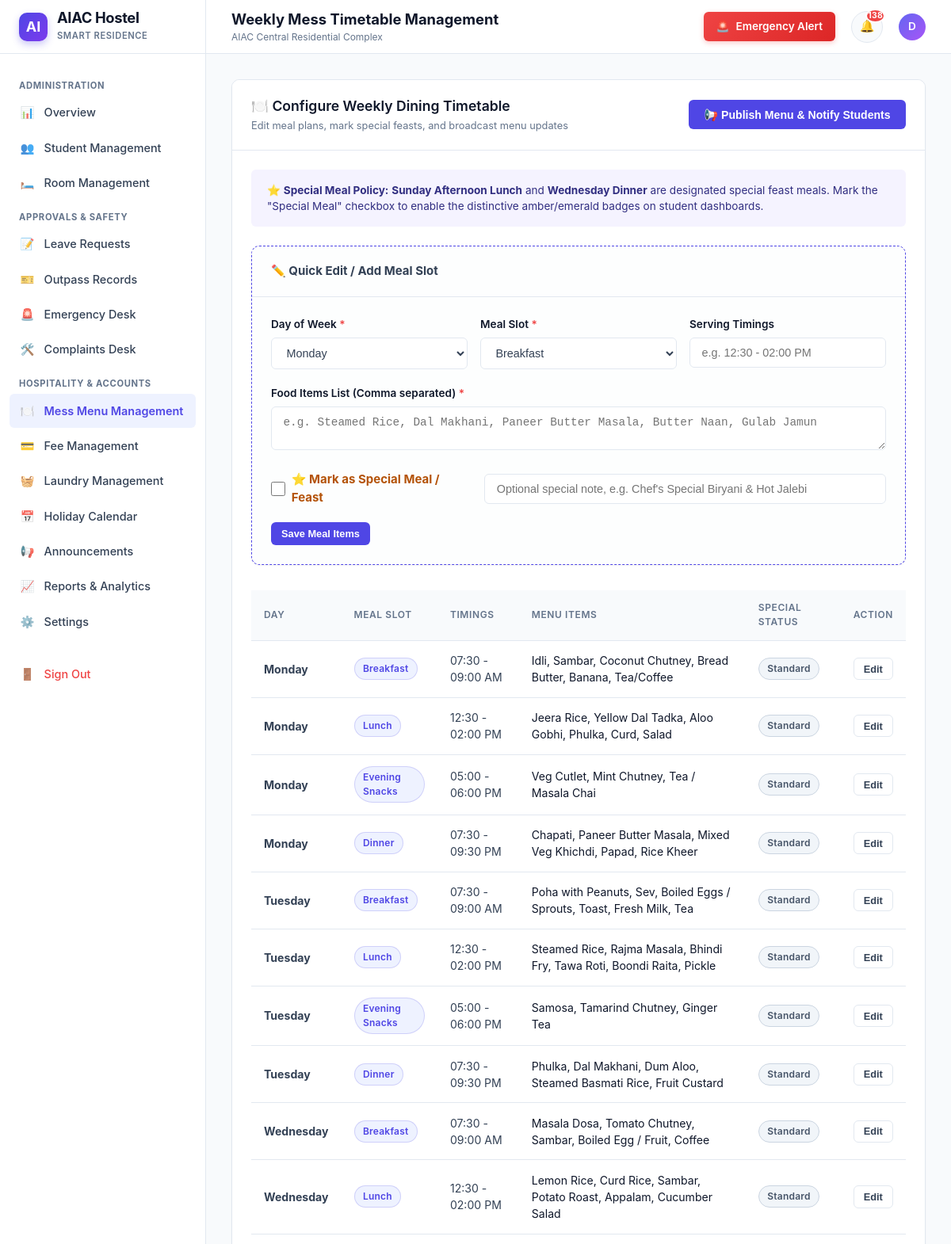
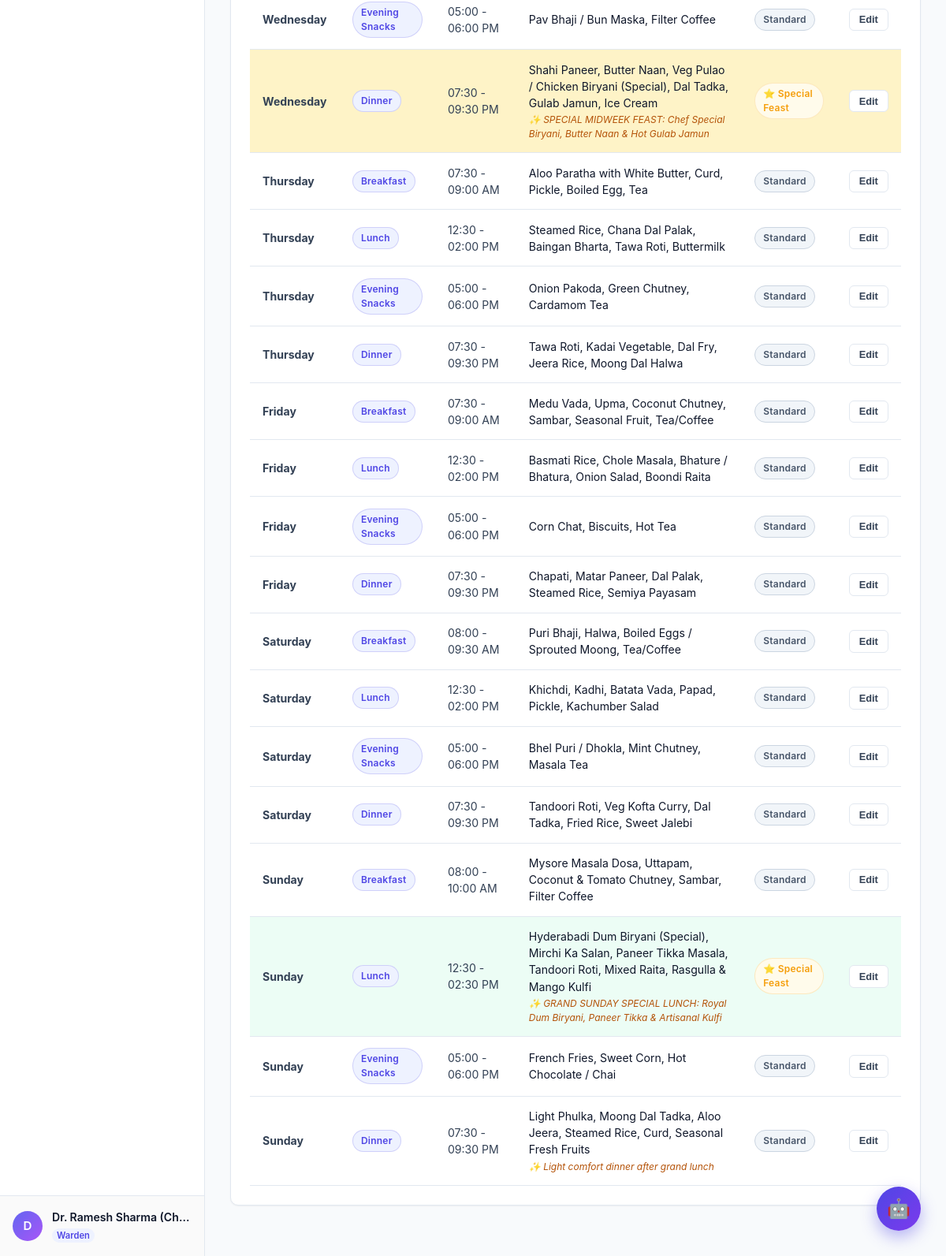
Page /warden/mess-menu (signed in) on the committed database (2 pictures, top to bottom).
### tables this page shows
CREATE TABLE users (
        id INTEGER PRIMARY KEY AUTOINCREMENT,
        name TEXT NOT NULL,
        email TEXT NOT NULL UNIQUE,
        password_hash TEXT NOT NULL,
        role TEXT NOT NULL DEFAULT 'student',
        hostel_block TEXT,
        academic_year TEXT,
        room_id INTEGER,
        phone TEXT,
        status TEXT DEFAULT 'active',
        created_at TIMESTAMP DEFAULT CURRENT_TIMESTAMP,
        updated_at TIMESTAMP DEFAULT CURRENT_TIMESTAMP, student_id TEXT, department TEXT, guardian_name TEXT, guardian_phone TEXT, room_number TEXT, room_type TEXT,
        FOREIGN KEY (room_id) REFERENCES rooms(id) ON DELETE SET NULL
    );

CREATE TABLE system_settings (
        key TEXT PRIMARY KEY,
        value TEXT NOT NULL,
        description TEXT
    );

CREATE TABLE mess_menus (
        id INTEGER PRIMARY KEY AUTOINCREMENT,
        day_of_week TEXT NOT NULL,
        meal_type TEXT NOT NULL,
        timing TEXT,
        items TEXT NOT NULL,
        is_special INTEGER DEFAULT 0,
        special_note TEXT,
        published_by INTEGER,
        updated_at TIMESTAMP DEFAULT CURRENT_TIMESTAMP,
        FOREIGN KEY (published_by) REFERENCES users(id) ON DELETE SET NULL,
        UNIQUE (day_of_week, meal_type)
    );

### app.py (the view, shortened to what this page needs)
@app.route('/warden/mess-menu', methods=['GET', 'POST'])
@login_required
@warden_required
def warden_mess_menu():
    conn = database.get_db()
    menu_rows = conn.execute('''
        SELECT * FROM mess_menus ORDER BY
        CASE day_of_week
            WHEN 'Monday' THEN 1 WHEN 'Tuesday' THEN 2 WHEN 'Wednesday' THEN 3
            WHEN 'Thursday' THEN 4 WHEN 'Friday' THEN 5 WHEN 'Saturday' THEN 6 WHEN 'Sunday' THEN 7
        END,
        CASE meal_type
            WHEN 'Breakfast' THEN 1 WHEN 'Lunch' THEN 2 WHEN 'Evening Snacks' THEN 3 WHEN 'Dinner' THEN 4
        END
    ''').fetchall()
    conn.close()
    return render_template('warden_mess_menu.html', menu_rows=menu_rows)

### app.py (called while the page is built)
def get_current_user():
    user_id = session.get('user_id')
    if not user_id:
        return None
    conn = database.get_db()
    user = conn.execute('SELECT * FROM users WHERE id = ?', (user_id,)).fetchone()
    conn.close()
    return user

def login_required(f):
    @wraps(f)
    def decorated_function(*args, **kwargs):
        if 'user_id' not in session:
            flash('Please log in to access this page.', 'warning')
            return redirect(url_for('login', next=request.path))
        return f(*args, **kwargs)
    return decorated_function

def warden_required(f):
    @wraps(f)
    def decorated_function(*args, **kwargs):
        if 'user_id' not in session:
            flash('Warden login required to access this portal.', 'warning')
            return redirect(url_for('login'))
        if session.get('role') not in ('warden', 'admin'):
            flash('Unauthorized access. Only authorized wardens may access this page.', 'danger')
            return redirect(url_for('student_dashboard'))
        return f(*args, **kwargs)
    return decorated_function

### database.py (called while the page is built)
def get_db(db_path=None):
    target_path = db_path or DATABASE_PATH
    conn = sqlite3.connect(target_path, timeout=30.0)
    conn.row_factory = sqlite3.Row
    conn.execute('PRAGMA foreign_keys = ON;')
    return conn

def get_setting(key, default=None):
    conn = get_db()
    row = conn.execute('SELECT value FROM system_settings WHERE key = ?', (key,)).fetchone()
    conn.close()
    if row:
        return row['value']
    return default

### templates/warden_mess_menu.html (shortened to what this page needs)
{% extends "base.html" %}
{% block page_title %}Weekly Mess Timetable Management{% endblock %}
{% block content %}
<div class="content-card">
  <div class="card-header-bar">
    <div>
      <h3>🍽️ Configure Weekly Dining Timetable</h3>
      <p>Edit meal plans, mark special feasts, and broadcast menu updates</p>
    </div>
    <form action="{{ url_for('warden_mess_menu') }}" method="POST">
      <button type="submit" class="btn btn-primary" onclick="return confirm('Publish updated menu and notify all students?');">
        📢 Publish Menu & Notify Students
      </button>
    </form>
  </div>
  <div class="card-body">
    <div style="background: var(--purple-soft); border-radius: var(--radius-sm); padding: 1rem 1.25rem; margin-bottom: 1.5rem; font-size: 0.85rem; color: var(--primary-dark);">
      ⭐ <b>Special Meal Policy:</b> <b>Sunday Afternoon Lunch</b> and <b>Wednesday Dinner</b> are designated special feast meals. Mark the "Special Meal" checkbox to enable the distinctive amber/emerald badges on student dashboards.
    </div>
    <div class="content-card" style="border: 1px dashed var(--primary); background: #fdfefe; margin-bottom: 2rem;">
      <div class="card-header-bar" style="background: transparent;">
        <h4>✏️ Quick Edit / Add Meal Slot</h4>
      </div>
      <div class="card-body">
        <form action="{{ url_for('warden_mess_menu') }}" method="POST">
          <div class="form-row">
            <div class="form-group">
              <label class="form-label" for="day_of_week">Day of Week <span style="color:var(--danger)">*</span></label>
              <select id="day_of_week" name="day_of_week" class="form-select" required>
                <option value="Monday">Monday</option>
              </select>
            </div>
            <div class="form-group">
              <label class="form-label" for="meal_type">Meal Slot <span style="color:var(--danger)">*</span></label>
              <select id="meal_type" name="meal_type" class="form-select" required>
                <option value="Breakfast">Breakfast</option>
              </select>
            </div>
            <div class="form-group">
              <label class="form-label" for="timing">Serving Timings</label>
              <input type="text" id="timing" name="timing" class="form-control"
                     placeholder="e.g. 12:30 - 02:00 PM">
            </div>
          </div>
          <div class="form-group">
            <label class="form-label" for="items">Food Items List (Comma separated) <span style="color:var(--danger)">*</span></label>
            <textarea id="items" name="items" rows="2" class="form-control"
                      placeholder="e.g. Steamed Rice, Dal Makhani, Paneer Butter Masala, Butter Naan, Gulab Jamun" required></textarea>
          </div>
          <div class="form-row" style="align-items: center;">
            <div class="form-group" style="flex: 1;">
              <label style="display: flex; align-items: center; gap: 0.5rem; font-weight: 700; color: #b45309; cursor: pointer;">
                <input type="checkbox" name="is_special" value="1" style="width: 18px; height: 18px;">
                ⭐ Mark as Special Meal / Feast
              </label>
            </div>
            <div class="form-group" style="flex: 2;">
              <input type="text" name="special_note" class="form-control"
                     placeholder="Optional special note, e.g. Chef's Special Biryani & Hot Jalebi">
            </div>
          </div>
          <button type="submit" class="btn btn-primary btn-sm">
            Save Meal Items
          </button>
        </form>
      </div>
    </div>
    <div class="table-responsive">
      <table class="modern-table">
        <thead>
          <tr>
            <th>Day</th>
            <th>Meal Slot</th>
            <th>Timings</th>
            <th>Menu Items</th>
            <th>Special Status</th>
            <th>Action</th>
          </tr>
        </thead>
        <tbody>
          {% for m in menu_rows %}
            <tr style="background: {{ '#fef3c7' if (m.day_of_week == 'Wednesday' and m.meal_type == 'Dinner') else '#ecfdf5' if (m.day_of_week == 'Sunday' and m.meal_type == 'Lunch') else 'transparent' }};">
              <td><b>{{ m.day_of_week }}</b></td>
              <td><span class="badge badge-primary">{{ m.meal_type }}</span></td>
              <td>{{ m.timing }}</td>
              <td>
                <div style="font-size: 0.88rem; color: var(--dark-navy);">{{ m.items }}</div>
                {% if m.special_note %}
                  <div style="font-size: 0.75rem; color: #b45309; font-style: italic; margin-top: 2px;">
                    ✨ {{ m.special_note }}
                  </div>
                {% endif %}
              </td>
              <td>
                {% if m.is_special or (m.day_of_week == 'Wednesday' and m.meal_type == 'Dinner') or (m.day_of_week == 'Sunday' and m.meal_type == 'Lunch') %}
                  <span class="badge badge-warning">⭐ Special Feast</span>
                {% else %}
                  <span class="badge badge-neutral">Standard</span>
                {% endif %}
              </td>
              <td>
                <button type="button" class="btn btn-secondary btn-sm"
                        onclick="populateEditForm('{{ m.day_of_week }}', '{{ m.meal_type }}', '{{ m.timing }}', '{{ m.items | escape }}', {{ m.is_special }}, '{{ m.special_note | escape }}')">
                  Edit
                </button>
              </td>
            </tr>
          {% endfor %}
        </tbody>
      </table>
    </div>
  </div>
</div>
{% endblock %}

### templates/base.html (shortened to what this page needs)
<!DOCTYPE html>
<html lang="en">
<head>
  <link rel="stylesheet" href="{{ url_for('static', filename='css/style.css') }}">
</head>
<body>
<div class="app-wrapper">
  <aside class="sidebar" id="sidebar">
    <div class="sidebar-header">
      <div class="brand-logo">AI</div>
      <div class="brand-text">
        <h1>AIAC Hostel</h1>
        <span>Smart Residence</span>
      </div>
    </div>
    <nav class="sidebar-nav">
      {% if current_user and current_user.role == 'warden' %}
        <div class="nav-group-label">Administration</div>
        <a href="{{ url_for('warden_dashboard') }}" class="nav-item {% if request.path == '/warden/dashboard' %}active{% endif %}">
          <span class="icon">📊</span> Overview
        </a>
        <a href="{{ url_for('warden_students') }}" class="nav-item {% if '/warden/students' in request.path %}active{% endif %}">
          <span class="icon">👥</span> Student Management
        </a>
        <a href="{{ url_for('warden_rooms') }}" class="nav-item {% if '/warden/rooms' in request.path %}active{% endif %}">
          <span class="icon">🛏️</span> Room Management
        </a>
        <div class="nav-group-label">Approvals & Safety</div>
        <a href="{{ url_for('warden_leave_requests') }}" class="nav-item {% if '/warden/leave-requests' in request.path %}active{% endif %}">
          <span class="icon">📝</span> Leave Requests
        </a>
        <a href="{{ url_for('warden_outpasses') }}" class="nav-item {% if '/warden/outpasses' in request.path %}active{% endif %}">
          <span class="icon">🎫</span> Outpass Records
        </a>
        <a href="{{ url_for('warden_emergencies') }}" class="nav-item {% if '/warden/emergencies' in request.path %}active{% endif %}">
          <span class="icon">🚨</span> Emergency Desk
        </a>
        <a href="{{ url_for('warden_complaints') }}" class="nav-item {% if '/warden/complaints' in request.path %}active{% endif %}">
          <span class="icon">🛠️</span> Complaints Desk
        </a>
        <div class="nav-group-label">Hospitality & Accounts</div>
        <a href="{{ url_for('warden_mess_menu') }}" class="nav-item {% if '/warden/mess-menu' in request.path %}active{% endif %}">
          <span class="icon">🍽️</span> Mess Menu Management
        </a>
        <a href="{{ url_for('warden_fees') }}" class="nav-item {% if '/warden/fees' in request.path %}active{% endif %}">
          <span class="icon">💳</span> Fee Management
        </a>
        <a href="{{ url_for('warden_laundry') }}" class="nav-item {% if '/warden/laundry' in request.path %}active{% endif %}">
          <span class="icon">🧺</span> Laundry Management
        </a>
        <a href="{{ url_for('holiday_calendar') }}" class="nav-item {% if request.path == '/holiday-calendar' %}active{% endif %}">
          <span class="icon">📅</span> Holiday Calendar
        </a>
        <a href="{{ url_for('warden_announcements') }}" class="nav-item {% if '/warden/announcements' in request.path %}active{% endif %}">
          <span class="icon">📢</span> Announcements
        </a>
        <a href="{{ url_for('warden_reports') }}" class="nav-item {% if '/warden/reports' in request.path %}active{% endif %}">
          <span class="icon">📈</span> Reports & Analytics
        </a>
        <a href="{{ url_for('warden_settings') }}" class="nav-item {% if '/warden/settings' in request.path %}active{% endif %}">
          <span class="icon">⚙️</span> Settings
        </a>
      {% endif %}
      <div style="margin-top: 1.5rem;">
        <a href="{{ url_for('logout') }}" class="nav-item" style="color: var(--danger);">
          <span class="icon">🚪</span> Sign Out
        </a>
      </div>
    </nav>
    {% if current_user %}
    <div class="sidebar-footer">
      <div class="user-quick-profile">
        <div class="avatar-circle">
          {{ current_user.name[0] | upper }}
        </div>
        <div class="user-info-text">
          <div class="name">{{ current_user.name }}</div>
          <div class="role-badge">{{ current_user.role | capitalize }}</div>
        </div>
      </div>
    </div>
    {% endif %}
  </aside>
  <div class="main-wrapper">
    <header class="topbar">
      <div class="topbar-left">
        <div class="topbar-title">
          <h2>{% block page_title %}Dashboard{% endblock %}</h2>
          <p>{{ hostel_name }}</p>
        </div>
      </div>
      <div class="topbar-right">
        {% if current_user %}
          <a href="{{ url_for('emergency_support') if current_user.role == 'student' else url_for('warden_emergencies') }}" class="emergency-btn-top">
            <span>🚨</span> Emergency Alert
          </a>
          <a href="{{ url_for('notifications') }}" class="notification-bell" title="Notifications">
            <span>🔔</span>
            {% if unread_notifications_count > 0 %}
              <span class="badge">{{ unread_notifications_count }}</span>
            {% endif %}
          </a>
          <a href="{{ url_for('profile') if current_user.role == 'student' else url_for('warden_settings') }}" style="display:flex; align-items:center; gap:0.5rem; text-decoration:none;">
            <div class="avatar-circle" style="width:34px; height:34px; font-size:0.85rem;">
              {{ current_user.name[0] | upper }}
            </div>
          </a>
        {% else %}
          <div style="display:flex; gap:0.5rem;">
            <a href="{{ url_for('login') }}" class="btn btn-primary btn-sm">Sign In</a>
            <a href="{{ url_for('register') }}" class="btn btn-secondary btn-sm">Register</a>
          </div>
        {% endif %}
      </div>
    </header>
    <main class="page-container">
      {% block content %}{% endblock %}
    </main>
  </div>
</div>
<button class="chatbot-toggle-btn" id="chatbotToggle" title="Ask AIAC Virtual Assistant" aria-label="Open AI Hostel Assistant">
  🤖
</button>
</body>
</html>

### rows in the picture
users: name "D", name "Dr. Ramesh Sharma (Ch…", role "Warden"
system_settings: value "AIAC Central Residential Complex"
mess_menus: day_of_week "Monday", meal_type "Breakfast", timing "07:30 - 09:00 AM", items "Idli, Sambar, Coconut Chutney, Bread Butter, Banana, Tea/Coffee", is_special "Standard"
mess_menus: day_of_week "Monday", meal_type "Lunch", timing "12:30 - 02:00 PM", items "Jeera Rice, Yellow Dal Tadka, Aloo Gobhi, Phulka, Curd, Salad", is_special "Standard"
mess_menus: day_of_week "Monday", meal_type "Evening Snacks", timing "05:00 - 06:00 PM", items "Veg Cutlet, Mint Chutney, Tea / Masala Chai", is_special "Standard"
mess_menus: day_of_week "Monday", meal_type "Dinner", timing "07:30 - 09:30 PM", items "Chapati, Paneer Butter Masala, Mixed Veg Khichdi, Papad, Rice Kheer", is_special "Standard"
mess_menus: day_of_week "Tuesday", meal_type "Breakfast", timing "07:30 - 09:00 AM", items "Poha with Peanuts, Sev, Boiled Eggs / Sprouts, Toast, Fresh Milk, Tea", is_special "Standard"
mess_menus: day_of_week "Tuesday", meal_type "Lunch", timing "12:30 - 02:00 PM", items "Steamed Rice, Rajma Masala, Bhindi Fry, Tawa Roti, Boondi Raita, Pickle", is_special "Standard"
mess_menus: day_of_week "Tuesday", meal_type "Evening Snacks", timing "05:00 - 06:00 PM", items "Samosa, Tamarind Chutney, Ginger Tea", is_special "Standard"
mess_menus: day_of_week "Tuesday", meal_type "Dinner", timing "07:30 - 09:30 PM", items "Phulka, Dal Makhani, Dum Aloo, Steamed Basmati Rice, Fruit Custard", is_special "Standard"
mess_menus: day_of_week "Wednesday", meal_type "Breakfast", timing "07:30 - 09:00 AM", items "Masala Dosa, Tomato Chutney, Sambar, Boiled Egg / Fruit, Coffee", is_special "Standard"
mess_menus: day_of_week "Wednesday", meal_type "Lunch", timing "12:30 - 02:00 PM", items "Lemon Rice, Curd Rice, Sambar, Potato Roast, Appalam, Cucumber Salad", is_special "Standard"
mess_menus: day_of_week "Wednesday", meal_type "Evening Snacks", timing "05:00 - 06:00 PM", items "Pav Bhaji / Bun Maska, Filter Coffee", is_special "Standard"
mess_menus: day_of_week "Wednesday", meal_type "Dinner", timing "07:30 - 09:30 PM", items "Shahi Paneer, Butter Naan, Veg Pulao / Chicken Biryani (Special), Dal Tadka, Gulab Jamun, Ice Cream", special_note "SPECIAL MIDWEEK FEAST: Chef Special Biryani, Butter Naan & Hot Gulab Jamun", is_special "⭐ Special Feast"
mess_menus: day_of_week "Thursday", meal_type "Breakfast", timing "07:30 - 09:00 AM", items "Aloo Paratha with White Butter, Curd, Pickle, Boiled Egg, Tea", is_special "Standard"
mess_menus: day_of_week "Thursday", meal_type "Lunch", timing "12:30 - 02:00 PM", items "Steamed Rice, Chana Dal Palak, Baingan Bharta, Tawa Roti, Buttermilk", is_special "Standard"
mess_menus: day_of_week "Thursday", meal_type "Evening Snacks", timing "05:00 - 06:00 PM", items "Onion Pakoda, Green Chutney, Cardamom Tea", is_special "Standard"
mess_menus: day_of_week "Thursday", meal_type "Dinner", timing "07:30 - 09:30 PM", items "Tawa Roti, Kadai Vegetable, Dal Fry, Jeera Rice, Moong Dal Halwa", is_special "Standard"
mess_menus: day_of_week "Friday", meal_type "Breakfast", timing "07:30 - 09:00 AM", items "Medu Vada, Upma, Coconut Chutney, Sambar, Seasonal Fruit, Tea/Coffee", is_special "Standard"
mess_menus: day_of_week "Friday", meal_type "Lunch", timing "12:30 - 02:00 PM", items "Basmati Rice, Chole Masala, Bhature / Bhatura, Onion Salad, Boondi Raita", is_special "Standard"
mess_menus: day_of_week "Friday", meal_type "Evening Snacks", timing "05:00 - 06:00 PM", items "Corn Chat, Biscuits, Hot Tea", is_special "Standard"
mess_menus: day_of_week "Friday", meal_type "Dinner", timing "07:30 - 09:30 PM", items "Chapati, Matar Paneer, Dal Palak, Steamed Rice, Semiya Payasam", is_special "Standard"
mess_menus: day_of_week "Saturday", meal_type "Breakfast", timing "08:00 - 09:30 AM", items "Puri Bhaji, Halwa, Boiled Eggs / Sprouted Moong, Tea/Coffee", is_special "Standard"
mess_menus: day_of_week "Saturday", meal_type "Lunch", timing "12:30 - 02:00 PM", items "Khichdi, Kadhi, Batata Vada, Papad, Pickle, Kachumber Salad", is_special "Standard"
mess_menus: day_of_week "Saturday", meal_type "Evening Snacks", timing "05:00 - 06:00 PM", items "Bhel Puri / Dhokla, Mint Chutney, Masala Tea", is_special "Standard"
mess_menus: day_of_week "Saturday", meal_type "Dinner", timing "07:30 - 09:30 PM", items "Tandoori Roti, Veg Kofta Curry, Dal Tadka, Fried Rice, Sweet Jalebi", is_special "Standard"
mess_menus: day_of_week "Sunday", meal_type "Breakfast", timing "08:00 - 10:00 AM", items "Mysore Masala Dosa, Uttapam, Coconut & Tomato Chutney, Sambar, Filter Coffee", is_special "Standard"
mess_menus: day_of_week "Sunday", meal_type "Lunch", timing "12:30 - 02:30 PM", items "Hyderabadi Dum Biryani (Special), Mirchi Ka Salan, Paneer Tikka Masala, Tandoori Roti, Mixed Raita, Rasgulla & Mango Kulfi", special_note "GRAND SUNDAY SPECIAL LUNCH: Royal Dum Biryani, Paneer Tikka & Artisanal Kulfi", is_special "⭐ Special Feast"
mess_menus: day_of_week "Sunday", meal_type "Evening Snacks", timing "05:00 - 06:00 PM", items "French Fries, Sweet Corn, Hot Chocolate / Chai", is_special "Standard"
mess_menus: day_of_week "Sunday", meal_type "Dinner", timing "07:30 - 09:30 PM", items "Light Phulka, Moong Dal Tadka, Aloo Jeera, Steamed Rice, Curd, Seasonal Fresh Fruits", special_note "Light comfort dinner after grand lunch", is_special "Standard"

### other values in the picture
{{ unread_notifications_count }} "138"
